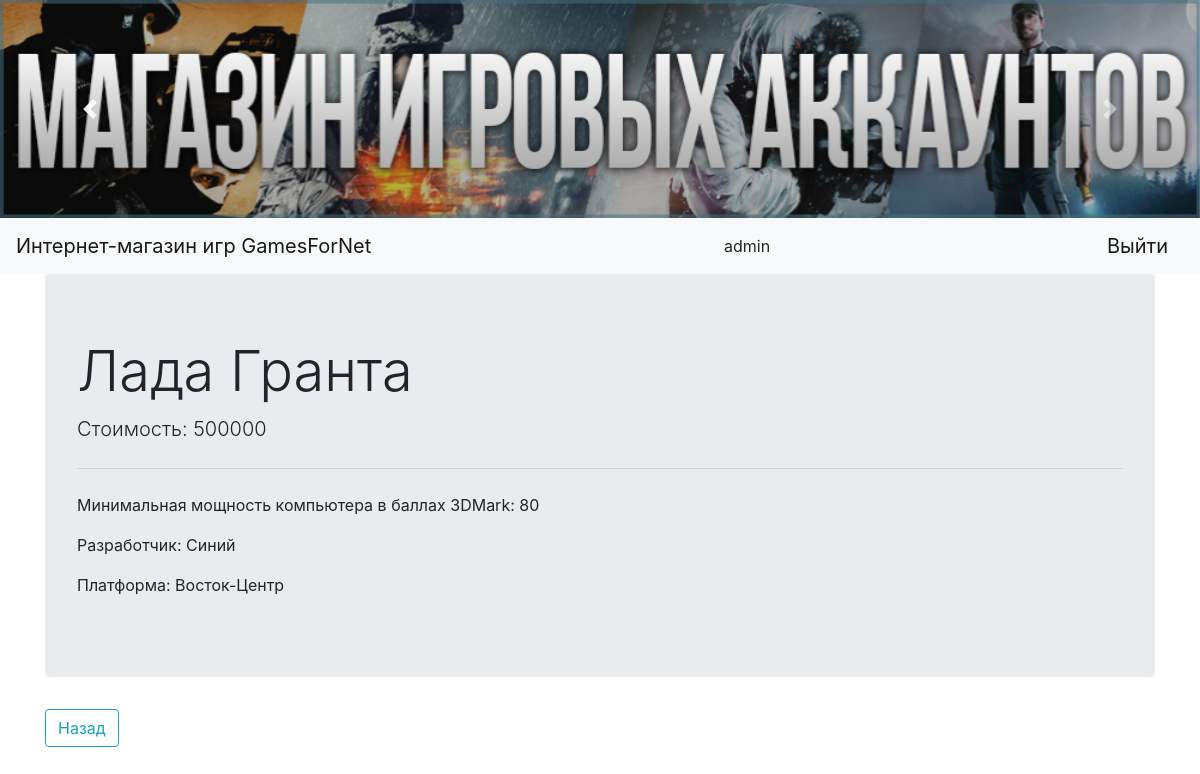
/car/1 (signed in), run on the app's committed database.
### tables this page shows
CREATE TABLE cars 
                            (car_id INTEGER PRIMARY KEY AUTOINCREMENT, 
                             model VARCHAR(20),
                             price INTEGER,
                             power INTEGER,
                             color VARCHAR(20),
                             dealer INTEGER
                        );

CREATE TABLE dealers 
                            (dealer_id INTEGER PRIMARY KEY AUTOINCREMENT, 
                             name VARCHAR(20),
                             address VARCHAR(128)
                        );

### index.py (the view)
@app.route('/car/<int:car_id>', methods=['GET'])
def car(car_id):
    if 'username' not in session:
        return redirect('/login')
    '''if session['username'] != 'admin':
        return redirect(url_for('index'))'''
    car = CarsModel(db.get_connection()).get(car_id)
    dealer = DealersModel(db.get_connection()).get(car[5])
    return render_template('car_info.html',
                           username=session['username'],
                           title='Просмотр игр',
                           car=car,
                           dealer=dealer[1])

### db.py (called while the page is built)
    def get_connection(self):
        return self.conn

### models.py (called while the page is built)
    def get(self, dealer_id):
        cursor = self.connection.cursor()
        cursor.execute("SELECT * FROM dealers WHERE dealer_id = ?", (str(dealer_id)))
        row = cursor.fetchone()
        return row

    def get(self, car_id):
        cursor = self.connection.cursor()
        cursor.execute("SELECT * FROM cars WHERE car_id = ?", (str(car_id)))
        row = cursor.fetchone()
        return row

### templates/car_info.html
{% extends "base.html" %}
{% block content %}
        <div class="jumbotron">
          <h1 class="display-4">{{ car[1] }}</h1>
          <p class="lead">Стоимость: {{ car[2] }}</p>
          <hr class="my-4">
          <p>Минимальная мощность компьютера в баллах 3DMark: {{ car[3] }}</p>
          <p>Разработчик: {{ car[4] }}</p>
            <p>Платформа: {{ dealer }}</p>
        </div>
        <a href="/index"> <button type="button" class="btn btn-outline-info">Назад</button></a>
{% endblock %}

### data on the page
cars: model "Лада Гранта", price "500000", power "80", color "Синий"
dealers: name "Восток-Центр"

### other printed values
{{ username }} "admin"
